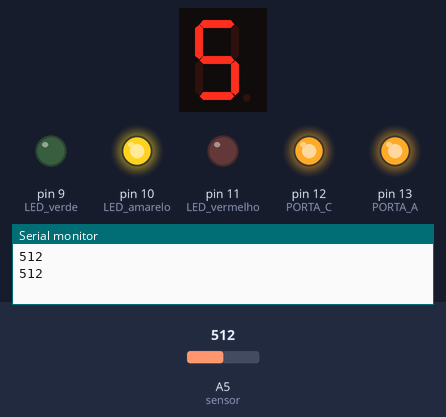
This sketch was run on a simulated Arduino Uno, built with avr-gcc and run on an emulated ATmega328P. Parts: 1-digit seven-segment display, output pins drawn as LEDs (lit = HIGH), the last lines printed to the serial monitor. Wiring (inferred from the names in the program): 1-digit 7-segment display, segments lit when HIGH: segments pin 2, pin 3, pin 4, pin 5, pin 6, pin 7, pin 8. The test bench sets the inputs (shaded band); at power-on: A5 (sensor) = 512. The segment pins are drawn as the display they are named for; pins used as bus, display or sensor lines are not drawn.

Above: at 2.6 s.
2.7 s: A5 (sensor) set to 887
5.6 s: A5 (sensor) set to 914
At 7.1 s:
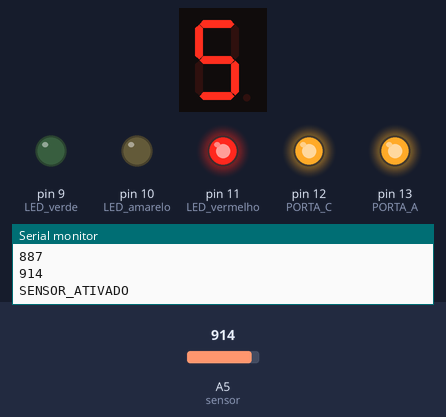
8.8 s: A5 (sensor) set to 90
At 10.0 s:
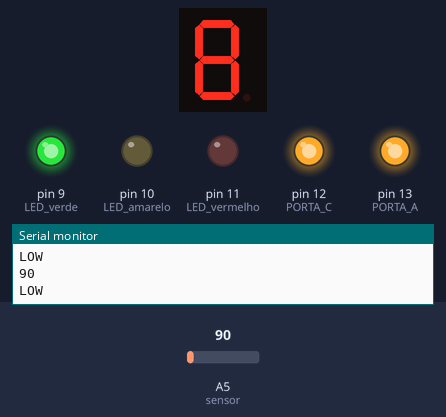
11.1 s: A5 (sensor) set to 110
At 13.28 s:
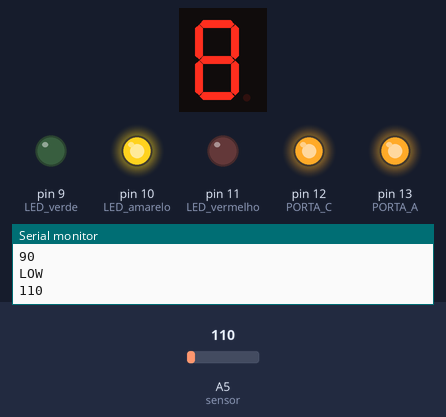
14.5 s: A5 (sensor) set to 910
At 16.49 s:
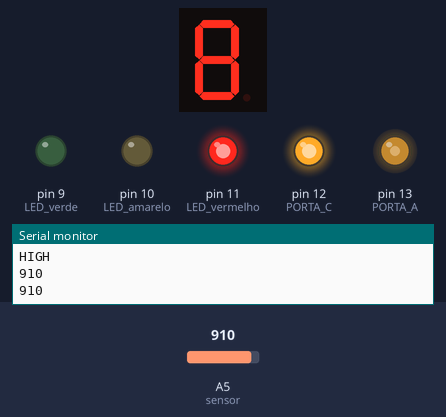
17.9 s: A5 (sensor) set to 89
At 19.6 s:
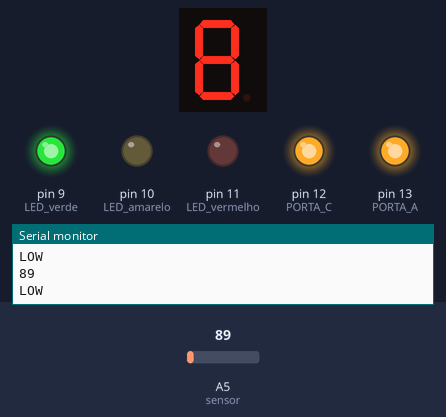
Timing chart, 0 to 21.1 s (numbered marks = the images above; inputs shaded):
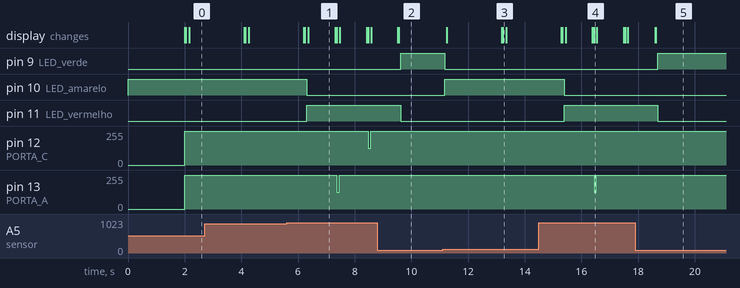

The sketch:

P1_arduino_IOT__1_.ino
```cpp
int LED_verde = 9;
int LED_amarelo = 10;
int LED_vermelho = 11;
int botao = 3;
int campainha = 4;
int tempo_delay = 50;
int sensor = A5;

int PORTA_A = 13;
int PORTA_B = 7;
int PORTA_C = 12;
int PORTA_D = 5;
int PORTA_E = 4;
int PORTA_F = 8;
int PORTA_G = 6;
int PORTA_DP1 = 2;
int PORTA_DP2 = 3;

int contador = 0;

void displayDigit(int digit, int pos) {
  // Matriz de segmentos para cada dígito (0-9)
  const int digits[10][7] = {
    {1, 1, 1, 1, 1, 1, 0},  // 0
    {0, 1, 1, 0, 0, 0, 0},  // 1
    {1, 1, 0, 1, 1, 0, 1},  // 2
    {1, 1, 1, 1, 0, 0, 1},  // 3
    {0, 1, 1, 1, 0, 1, 1},  // 4
    {1, 0, 1, 1, 0, 1, 1},  // 5
    {1, 0, 1, 1, 1, 1, 1},  // 6
    {1, 1, 1, 0, 0, 0, 0},  // 7
    {1, 1, 1, 1, 1, 1, 1},  // 8
    {1, 1, 1, 1, 0, 1, 1}   // 9
  };

  // Escolher qual dígito (dezena ou unidade) controlar
  if (pos == 1) {  // Primeiro dígito (dezena)
    digitalWrite(PORTA_DP1, LOW);  // Desligar o ponto decimal no primeiro dígito
    digitalWrite(PORTA_DP2, HIGH); // Manter o ponto decimal no segundo dígito
  } else {  // Segundo dígito (unidade)
    digitalWrite(PORTA_DP1, HIGH);  // Manter o ponto decimal no primeiro dígito
    digitalWrite(PORTA_DP2, LOW);   // Desligar o ponto decimal no segundo dígito
  }

  // Controlar os segmentos para exibir o número
  digitalWrite(PORTA_A, digits[digit][0]);
  digitalWrite(PORTA_B, digits[digit][1]);
  digitalWrite(PORTA_C, digits[digit][2]);
  digitalWrite(PORTA_D, digits[digit][3]);
  digitalWrite(PORTA_E, digits[digit][4]);
  digitalWrite(PORTA_F, digits[digit][5]);
  digitalWrite(PORTA_G, digits[digit][6]);
}


void setup() {
  // put your setup code here, to run once:
  pinMode(LED_verde, OUTPUT);
  pinMode(LED_amarelo, OUTPUT);
  pinMode(LED_vermelho, OUTPUT);
  pinMode(botao, INPUT);
  pinMode(campainha, OUTPUT);

  pinMode(PORTA_A, OUTPUT);
  pinMode(PORTA_B, OUTPUT);
  pinMode(PORTA_C, OUTPUT);
  pinMode(PORTA_D, OUTPUT);
  pinMode(PORTA_E, OUTPUT);
  pinMode(PORTA_F, OUTPUT);
  pinMode(PORTA_G, OUTPUT);
  pinMode(PORTA_DP1, OUTPUT);
  pinMode(PORTA_DP2, OUTPUT);


  pinMode(sensor, INPUT);
  Serial.begin(115200);
}

void loop() {
  digitalWrite(8, HIGH);


  Serial.println(analogRead(sensor));
  delay(1);
  if (analogRead(sensor) >900){
    Serial.println("SENSOR_ATIVADO");
    digitalWrite(PORTA_A, HIGH);

    digitalWrite(LED_amarelo, LOW);
    digitalWrite(LED_vermelho, HIGH);
    digitalWrite(LED_verde, LOW);

    contador++;
    if (contador > 99) contador = 99;

    delay(1000);
    //digitalWrite(LED_amarelo, HIGH);
    //digitalWrite(LED_verde, LOW);
    Serial.println("HIGH");
    Serial.println(analogRead(sensor));


    //displayDigit(tens, 2);  // Exibe a dezena no primeiro dígito
    //displayDigit(ones, 2);

  }else if (analogRead(sensor) > 100){
    digitalWrite(LED_vermelho, LOW);
    digitalWrite(LED_verde, LOW);
    digitalWrite(LED_amarelo, HIGH);
    delay(2000);
  }else{
    digitalWrite(LED_amarelo, LOW);
    digitalWrite(LED_vermelho, LOW);
    digitalWrite(LED_verde, HIGH);

    digitalWrite(PORTA_A, LOW);
    //digitalWrite(LED_vermelho, LOW);
    //digitalWrite(LED_amarelo, LOW);
    //digitalWrite(LED_verde, HIGH);
    Serial.println("LOW");
    //displayDigit(tens, 2);
    //displayDigit(3);
  }

  int dezena = contador / 10;
  int unidade = contador % 10;

  // Multiplexar os dois dígitos rapidamente (ex: 10 vezes para persistência visual)
  for (int i = 0; i < 10; i++) {
    displayDigit(unidade, 1);  // Mostra dezena no primeiro dígito
    delay(5);  // Pequeno delay para persistência visual

    displayDigit(dezena, 2);  // Mostra unidade no segundo dígito
    delay(5);
  }
}
```

Measured:
- the behaviour switches between 900 and 901 on A5 (sensor) (found by bisection; images 0 and 1)
- the behaviour switches between 100 and 101 on A5 (sensor) (found by bisection; images 2 and 3)
- after the input at 5.6 s, pin 10 (LED_amarelo): HIGH → LOW after 0.71 s; pin 11 (LED_vermelho): LOW → HIGH after 0.71 s; pin 12 (PORTA_C): 255/255 → 125/255 after 2.9 s, → 255/255 0.08 s later; pin 13 (PORTA_A): 255/255 → 125/255 after 1.8 s, → 255/255 0.08 s later
- after the input at 8.8 s, pin 9 (LED_verde): LOW → HIGH after 0.82 s; pin 11 (LED_vermelho): HIGH → LOW after 0.82 s; pin 13 (PORTA_A): stays 255/255 (without the input it goes to 125/255 after 1.9 s)
- after the input at 11.1 s, pin 9 (LED_verde): HIGH → LOW after 0.08 s; pin 10 (LED_amarelo): LOW → HIGH after 0.08 s; the display: first changes after 0.14 s (image 3 shows a later state)
- after the input at 14.5 s, pin 10 (LED_amarelo): HIGH → LOW after 0.89 s; pin 11 (LED_vermelho): LOW → HIGH after 0.89 s; pin 13 (PORTA_A): 255/255 → 125/255 after 1.9 s, → 255/255 0.08 s later; the display: first differs from a run without the input after 1.9 s (image 4 shows a later state)
- after the input at 17.9 s, pin 9 (LED_verde): LOW → HIGH after 0.80 s; pin 11 (LED_vermelho): HIGH → LOW after 0.80 s
